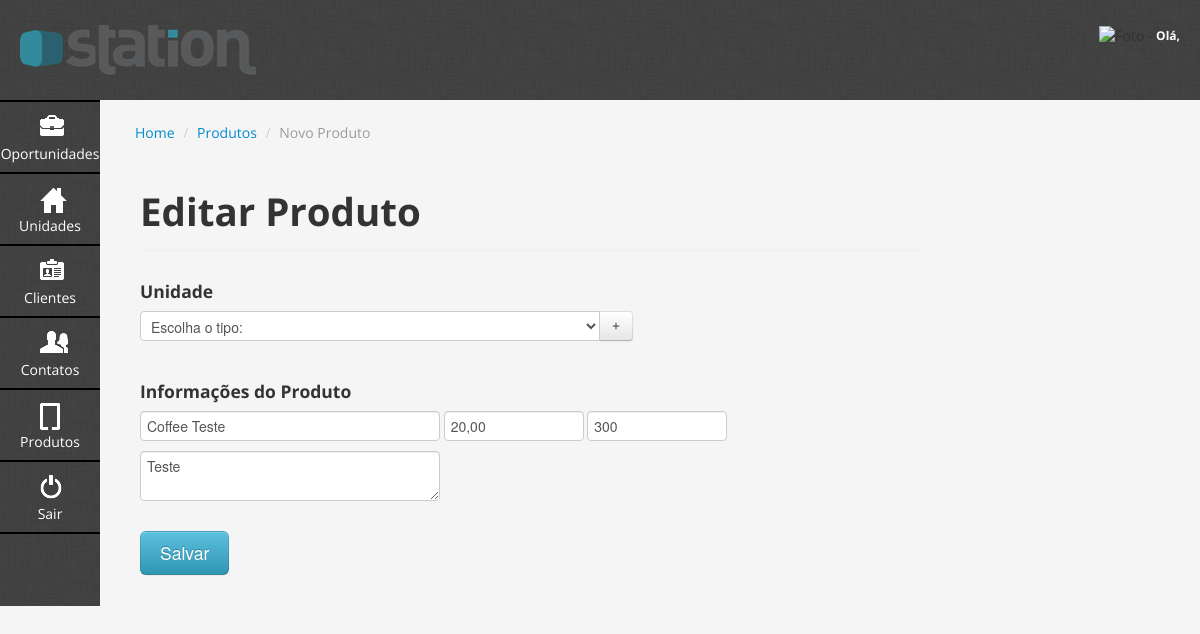
The app's page /modules/propostas/editarProposta.php, older data.
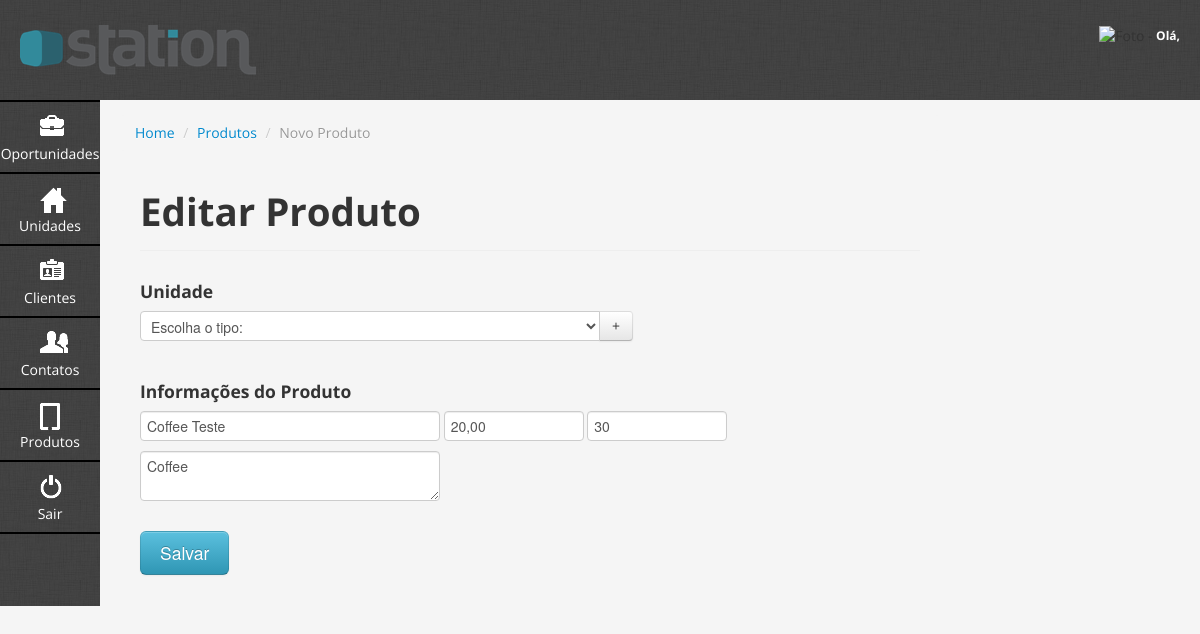
The same page, newer data.
### tables this page shows
CREATE TABLE `sta_produtos` (
  `produto_10_id` int(11) NOT NULL AUTO_INCREMENT,
  `produto_30_nome` text NOT NULL,
  `produto_15_valor` decimal(10,2) NOT NULL,
  `produto_20_quantidade` varchar(255) NOT NULL,
  `produto_60_observacoes` longtext NOT NULL,
  `tipo_produto_10_id` int(11) NOT NULL,
  PRIMARY KEY (`produto_10_id`)
);

### conf/config.php (called while the page is built, shortened)
<?php
if ($_SERVER['SERVER_ADDR'] == "127.0.0.1" || $_SERVER['SERVER_ADDR'] == "::1"){
    $urlGeral = "http://localhost/agenda";
}else {
    $urlGeral = "http://stationct.com.br/agenda";
}
$urlModules = $urlGeral."/modules";
$urlProdutos = $urlModules."/produtos";
?>

### modules/produtos/entity/Produto.php (called while the page is built, shortened)
<?php
class Produto {
    protected $nome;
    protected $valor;
    protected $quantidade;
    protected $observacoes;
    public function getNome() {
        return $this->nome;
    }
    public function setNome($nome) {
        $this->nome = $nome;
    }
    public function getValor() {
        return $this->valor;
    }
    public function setValor($valor) {
        $this->valor = $valor;
    }
    public function getQuantidade() {
        return $this->quantidade;
    }
    public function setQuantidade($quantidade) {
        $this->quantidade = $quantidade;
    }
    public function getObservacoes() {
        return $this->observacoes;
    }
    public function setObservacoes($observacoes) {
        $this->observacoes = $observacoes;
    }
}
?>

### modules/propostas/controller/PropostaController.php (called while the page is built, shortened)
<?php
class ProdutoController {
    public function listAction($id = false) {
        $whereQuery[] = (!$id) ? "1 = 1" : "produto_10_id = " . $id;
        $strQuery = "SELECT * FROM sta_produtos WHERE ".implode(" AND ", $whereQuery);
        $result = mysql_query($strQuery);
        $retArr = array();
        $i = 1;
        if (mysql_num_rows($result) > 0) {
            while ($row = mysql_fetch_assoc($result)) {
                $retArr[$i] = $row;
                $i++;
            }
        }
        return $retArr;
    }
	public function formataValor($valor, $action){
		if($action == 'gravar'){
			$valorFormatado = number_format($valor,2,'.',',');
			$valorFormatado = str_replace(',','',$valorFormatado);
		}else{
			$valorFormatado = number_format($valor,2,',','.');
			$valorFormatado = str_replace('.','',$valorFormatado);
		}
		return $valorFormatado;
	}
}
?>

### modules/propostas/editarProposta.php (the view, shortened to what this page needs)
<?php
include $_SERVER['DOCUMENT_ROOT'] . '/agenda/conf/config.php';
if ($_SESSION['LogadoSTATION'] != "1" && (isset($_GET['id']) && $_GET['id'] > 0)){
	header("Location: index.php");
}else{
    $produtoController = new ProdutoController();
    $produto = $produtoController->listAction($_GET['id'] , 1);
    $produtoClass = new Produto();
    $produtoClass->fetchEntity($produto[1]);
?>
<?php include($_SERVER['DOCUMENT_ROOT']."/agenda/inc/header.php");?>
<div class="content">
			<ul class="breadcrumb">
				<li><a href="/agenda/painel.php">Home</a> <span class="divider">/</span></li>
                <li><a href="/agenda/modules/produtos/listarProduto.php">Produtos</a> <span class="divider">/</span></li>
                <li class="active">Novo Produto</li>
			</ul>
			<div class="span10">
				<div class="page-header">
					<h1>Editar Produto</h1>
				</div>
				<form name="gravarProduto" method="post" action="<?php echo $urlProdutos;?>/action/crudProduto.php?op=editar">
					<h4>Unidade</h4>
					<div class="row">
						<div class="span10">
							<div class="input-append">
                            	<select class="span6" id="tipo" name="tipo">
                                	<option value="">Escolha o tipo:</option>
                                </select>
                                <a href="#modalNovoTipo" role="button" class="btn" data-toggle="modal">+</a>
                            </div>
						</div>
					</div>
					<br>
                    <h4>Informações do Produto</h4>
                    <div class="row">
                        <div class="span10">
                            <input type="text" class="span4" id="nome" name="nome" placeholder="Nome do Produto" value="<?php echo $produtoClass->getNome();?>">
                            <input type="text" class="span2" id="valor" name="valor" placeholder="Valor do Produto" value="<?php echo $produtoController->formataValor($produtoClass->getValor(),'editar');?>">
                            <input type="text" class="span2" id="quantidade" name="quantidade" placeholder="Valor do Produto" value="<?php echo $produtoClass->getQuantidade();?>">
                            <textarea class="span4" id="observacoes" name="observacoes" placeholder="Observações"><?php echo $produtoClass->getObservacoes();?></textarea>
                        </div>
                    </div>
                 	<br>
					<input type="button" onclick="validaProduto('edicao')" class="btn btn-info btn-large" value="Salvar" />
				</form>
			</div>
		</div>
<?php include($_SERVER['DOCUMENT_ROOT']."/agenda/inc/footer.php");?>
<?php
	}
?>

Row changes from the older to the newer data that the page shows:
changed sta_produtos "Coffee Teste": quantidade "300" → "30"; observacoes "Teste" → "Coffee"
